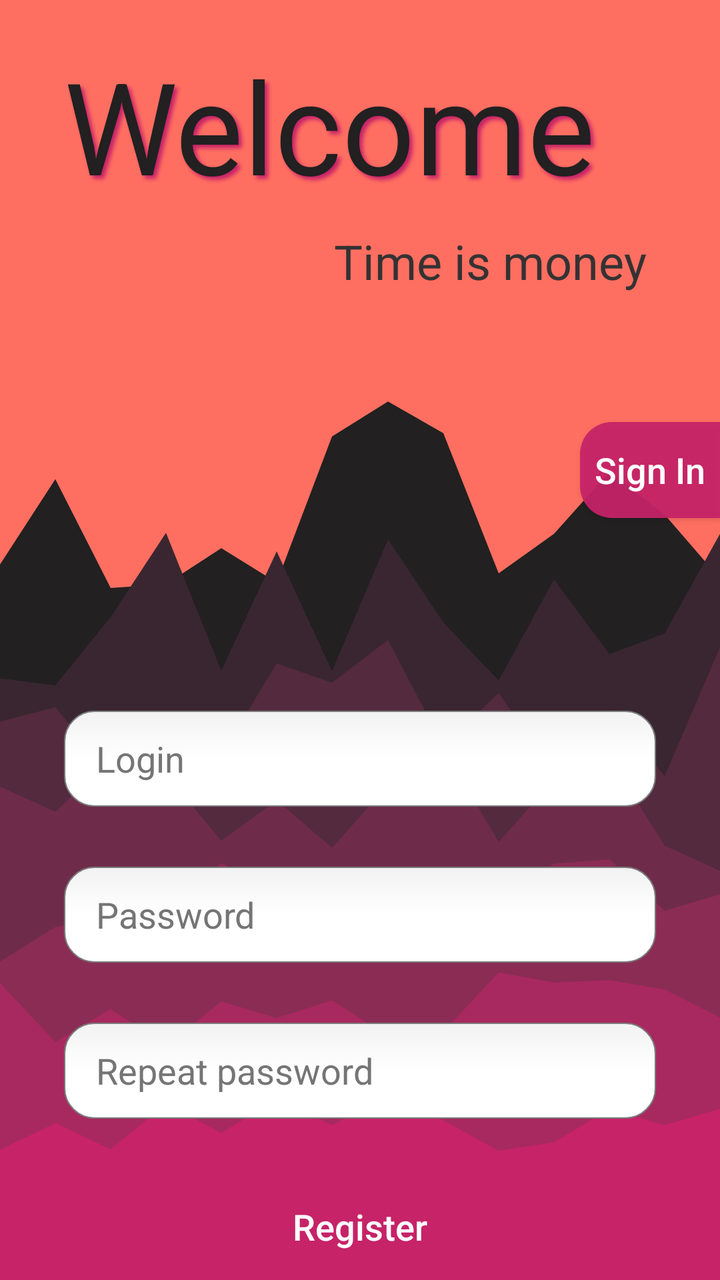
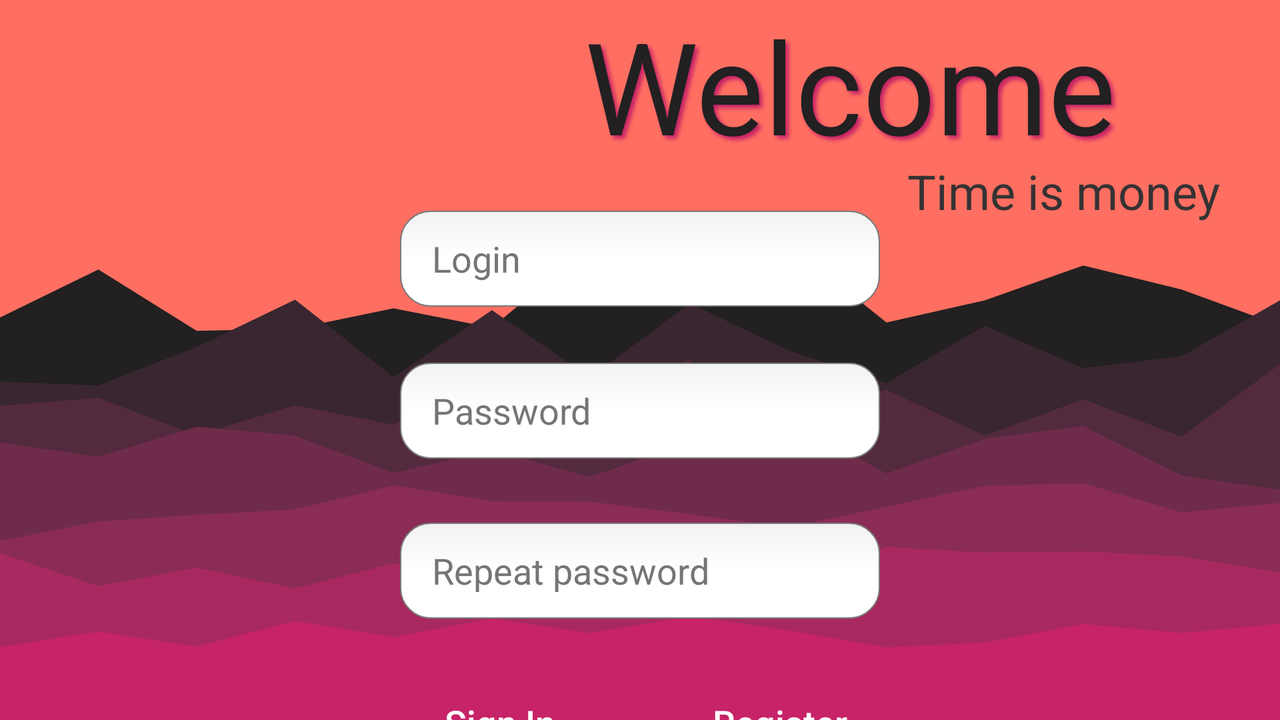

Two renders of one Android screen. The first uses the default layout on a phone; the second uses the alternative layout the repository ships for a different screen configuration, on a matching device. The two XML files are below.
<!-- AndroidManifest.xml: application theme Theme.MyApplication -->
<!-- res/layout/fragment_register.xml -->
<?xml version="1.0" encoding="utf-8"?>
<FrameLayout xmlns:android="http://schemas.android.com/apk/res/android"
    xmlns:tools="http://schemas.android.com/tools"
    android:layout_width="match_parent"
    android:layout_height="match_parent"
    xmlns:app="http://schemas.android.com/apk/res-auto"
    android:background="@drawable/bc_pic"
    tools:context=".fragments.autoFragment.RegisterFragment">

    <androidx.constraintlayout.widget.ConstraintLayout
        android:id="@+id/margin"
        android:layout_width="match_parent"
        android:layout_height="match_parent">

        <TextView
            android:id="@+id/Welcome"
            android:layout_width="match_parent"
            android:layout_height="wrap_content"
            android:layout_marginStart="32dp"
            android:layout_marginTop="20dp"
            android:elevation="5dp"
            android:gravity="top"
            android:shadowColor="@color/color_highlight"
            android:shadowDx="5"
            android:shadowDy="5"
            android:shadowRadius="5"
            android:text="@string/welcome"
            android:textColor="@color/primary_color"
            android:textSize="64sp"
            app:layout_constraintEnd_toEndOf="parent"
            app:layout_constraintStart_toStartOf="parent"
            app:layout_constraintTop_toTopOf="parent" />

        <EditText
            android:id="@+id/login"
            android:layout_width="0dp"
            android:layout_height="wrap_content"
            android:layout_marginStart="32dp"
            android:layout_marginTop="250dp"
            android:layout_marginEnd="32dp"
            android:autofillHints=""
            android:background="@drawable/text_input_round"
            android:ems="10"
            android:hint="@string/login_hint"
            android:inputType="textPersonName"
            android:minHeight="48dp"
            android:textColor="@color/primary_color"
            android:textColorHighlight="@color/color_highlight"
            android:textColorHint="@color/input_color"
            android:textColorLink="@color/color_highlight"
            app:layout_constraintEnd_toEndOf="parent"
            app:layout_constraintStart_toStartOf="parent"
            app:layout_constraintTop_toBottomOf="@+id/Welcome" />

        <EditText
            android:id="@+id/password"
            android:layout_width="match_parent"
            android:layout_height="wrap_content"
            android:layout_marginStart="32dp"
            android:layout_marginTop="30dp"
            android:layout_marginEnd="32dp"
            android:autofillHints=""
            android:background="@drawable/text_input_round"
            android:ems="10"
            android:hint="@string/password_hint"
            android:inputType="textPassword"
            android:minHeight="48dp"
            android:textColor="@color/primary_color"
            android:textColorHighlight="@color/color_highlight"
            android:textColorHint="@color/input_color"
            android:textColorLink="@color/color_highlight"
            app:layout_constraintEnd_toEndOf="parent"
            app:layout_constraintStart_toStartOf="parent"
            app:layout_constraintTop_toBottomOf="@+id/login" />

        <EditText
            android:id="@+id/repeat_password"
            android:layout_width="match_parent"
            android:layout_height="wrap_content"
            android:layout_marginStart="32dp"
            android:layout_marginTop="30dp"
            android:layout_marginEnd="32dp"
            android:autofillHints=""
            android:background="@drawable/text_input_round"
            android:ems="10"
            android:hint="@string/repeat_password_hint"
            android:inputType="textPassword"
            android:minHeight="48dp"
            android:textColor="@color/primary_color"
            android:textColorHighlight="@color/color_highlight"
            android:textColorHint="@color/input_color"
            android:textColorLink="@color/color_highlight"
            app:layout_constraintEnd_toEndOf="parent"
            app:layout_constraintHorizontal_bias="0.0"
            app:layout_constraintStart_toStartOf="parent"
            app:layout_constraintTop_toBottomOf="@+id/password" />

        <androidx.appcompat.widget.AppCompatButton
            android:id="@+id/register_button"
            android:layout_width="match_parent"
            android:layout_height="wrap_content"
            android:layout_marginStart="64dp"
            android:layout_marginTop="30dp"
            android:layout_marginEnd="64dp"
            android:background="@drawable/round_button"
            android:backgroundTint="@color/secondary_color"
            android:text="@string/register_button"
            android:textAllCaps="false"
            android:textColor="@color/white"
            android:textSize="18sp"
            app:layout_constraintEnd_toEndOf="parent"
            app:layout_constraintHorizontal_bias="0.0"
            app:layout_constraintStart_toStartOf="parent"
            app:layout_constraintTop_toBottomOf="@+id/repeat_password" />

        <TextView
            android:id="@+id/subtitle"
            android:layout_width="wrap_content"
            android:layout_height="wrap_content"
            android:layout_marginStart="130dp"
            android:layout_marginBottom="200dp"
            android:text="@string/Login_form_subtitle"
            android:textColor="@color/sub_primary_color"
            android:textSize="24sp"
            app:layout_constraintBottom_toTopOf="@+id/login"
            app:layout_constraintEnd_toEndOf="parent"
            app:layout_constraintStart_toStartOf="parent"
            app:layout_constraintTop_toBottomOf="@+id/Welcome" />

        <androidx.appcompat.widget.AppCompatButton
            android:id="@+id/to_sign_in_button"
            android:layout_width="0dp"
            android:layout_height="wrap_content"
            android:layout_marginStart="290dp"
            android:layout_marginBottom="32dp"
            android:background="@drawable/round_button_left"
            android:backgroundTint="@color/color_highlight"
            android:text="@string/login_form_button"
            android:textAllCaps="false"
            android:textColor="@color/white"
            android:textSize="18sp"
            app:layout_constraintBottom_toTopOf="@+id/login"
            app:layout_constraintEnd_toEndOf="parent"
            app:layout_constraintStart_toStartOf="parent"
            app:layout_constraintTop_toBottomOf="@+id/subtitle" />

    </androidx.constraintlayout.widget.ConstraintLayout>

</FrameLayout>
<!-- resources referenced by this layout -->
<resources>
  <color name="color_highlight">#C62368</color>
  <color name="input_color">#757575</color>
  <color name="primary_color">#222021</color>
  <color name="secondary_color">#FF6F61</color>
  <color name="sub_primary_color">#353233</color>
  <color name="white">#FFFFFFFF</color>
  <!-- drawable round_button_left (drawable) -->
  <?xml version="1.0" encoding="utf-8"?>
  <shape xmlns:android="http://schemas.android.com/apk/res/android"
      android:shape="rectangle">
      <solid android:color="#eeffffff" />
      <corners
          android:bottomLeftRadius="16dp"
          android:topLeftRadius="16dp"/>
  </shape>
  <!-- drawable text_input_round (drawable) -->
  <?xml version="1.0" encoding="utf-8"?>
  <selector xmlns:android="http://schemas.android.com/apk/res/android">
  
      <item android:state_pressed="true" android:state_focused="true">
          <shape>
              <solid android:color="@color/secondary_color"/>
              <stroke
                  android:width="2.3dp"
                  android:color="@color/secondary_color" />
              <corners
                  android:radius="15dp" />
          </shape>
      </item>
  
      <item android:state_pressed="true" android:state_focused="false">
          <shape>
              <solid android:color="@color/secondary_color"/>
              <stroke
                  android:width="2.3dp"
                  android:color="@color/secondary_color" />
              <corners
                  android:radius="15dp" />
          </shape>
      </item>
  
      <item android:state_pressed="false" android:state_focused="true">
          <shape>
              <solid android:color="@color/white"/>
              <stroke
                  android:width="2.3dp"
                  android:color="@color/secondary_color" />
              <corners
                  android:radius="15dp" />
          </shape>
      </item>
  
      <item android:state_pressed="false" android:state_focused="false">
          <shape>
              <gradient
                  android:startColor="#F2F2F2"
                  android:centerColor="@color/white"
                  android:endColor="@color/white"
                  android:angle="270"
                  />
              <stroke
                  android:width="0.7dp"
                  android:color="@color/not_active" />
              <corners
                  android:radius="15dp" />
          </shape>
      </item>
  
      <item android:state_enabled="true">
          <shape>
              <padding
                  android:left="16dp"
                  android:top="4dp"
                  android:right="16dp"
                  android:bottom="4dp"
                  />
          </shape>
      </item>
  
  </selector>
  <string name="Login_form_subtitle">Time is money</string>
  <string name="login_form_button">Sign In</string>
  <string name="login_hint">Login</string>
  <string name="password_hint">Password</string>
  <string name="register_button">Register</string>
  <string name="repeat_password_hint">Repeat password</string>
  <string name="welcome">Welcome</string>
  <style name="Theme.MyApplication" parent="Theme.MaterialComponents.DayNight.DarkActionBar">
          
          <item name="colorPrimary">@color/purple_500</item>
          <item name="colorPrimaryVariant">@color/purple_700</item>
          <item name="colorOnPrimary">@color/white</item>
          
          <item name="colorSecondary">@color/teal_200</item>
          <item name="colorSecondaryVariant">@color/teal_700</item>
          <item name="colorOnSecondary">@color/black</item>
          
          <item name="android:statusBarColor" tools:targetApi="l">?attr/colorPrimaryVariant</item>
          
          <item name="windowNoTitle">true</item>
          <item name="windowActionBar">false</item>
          <item name="android:windowFullscreen">true</item>
      </style>
  <color name="not_active">#7A7A7A</color>
  <color name="purple_500">#FF6200EE</color>
  <color name="purple_700">#FF3700B3</color>
  <color name="teal_200">#FF03DAC5</color>
  <color name="teal_700">#FF018786</color>
  <color name="black">#FF000000</color>
</resources>
<!-- res/layout-land/fragment_register.xml (the repository's variant of the layout above) -->
<!-- drawn on the phone turned sideways -->
<?xml version="1.0" encoding="utf-8"?>
<FrameLayout xmlns:android="http://schemas.android.com/apk/res/android"
    xmlns:tools="http://schemas.android.com/tools"
    android:layout_width="match_parent"
    android:layout_height="match_parent"
    xmlns:app="http://schemas.android.com/apk/res-auto"
    android:background="@drawable/bc_pic"
    tools:context=".fragments.autoFragment.RegisterFragment">

    <androidx.constraintlayout.widget.ConstraintLayout
        android:id="@+id/margin"
        android:layout_width="match_parent"
        android:layout_height="match_parent">

        <TextView
            android:id="@+id/Welcome"
            android:layout_width="match_parent"
            android:layout_height="wrap_content"
            android:layout_marginEnd="32dp"
            android:elevation="5dp"
            android:gravity="top|end"
            android:paddingLeft="50dp"
            android:paddingRight="50dp"
            android:shadowColor="@color/color_highlight"
            android:shadowDx="5"
            android:shadowDy="5"
            android:shadowRadius="5"
            android:text="@string/welcome"
            android:textColor="@color/primary_color"
            android:textSize="64sp"
            app:layout_constraintEnd_toEndOf="parent"
            app:layout_constraintStart_toStartOf="parent"
            app:layout_constraintTop_toTopOf="parent" />

        <EditText
            android:id="@+id/login"
            android:layout_width="0dp"
            android:layout_height="wrap_content"
            android:layout_marginStart="200dp"
            android:layout_marginTop="20dp"
            android:layout_marginEnd="200dp"
            android:autofillHints=""
            android:background="@drawable/text_input_round"
            android:ems="10"
            android:hint="@string/login_hint"
            android:inputType="textPersonName"
            android:minHeight="48dp"
            android:textColor="@color/primary_color"
            android:textColorHighlight="@color/color_highlight"
            android:textColorHint="@color/input_color"
            android:textColorLink="@color/color_highlight"
            app:layout_constraintEnd_toEndOf="parent"
            app:layout_constraintHorizontal_bias="0.0"
            app:layout_constraintStart_toStartOf="parent"
            app:layout_constraintTop_toBottomOf="@+id/Welcome" />

        <EditText
            android:id="@+id/repeat_password"
            android:layout_width="match_parent"
            android:layout_height="wrap_content"
            android:layout_marginStart="200dp"
            android:layout_marginTop="32dp"
            android:layout_marginEnd="200dp"
            android:autofillHints=""
            android:background="@drawable/text_input_round"
            android:ems="10"
            android:hint="@string/repeat_password_hint"
            android:inputType="textPassword"
            android:minHeight="48dp"
            android:textColor="@color/primary_color"
            android:textColorHighlight="@color/color_highlight"
            android:textColorHint="@color/input_color"
            android:textColorLink="@color/color_highlight"
            app:layout_constraintEnd_toEndOf="parent"
            app:layout_constraintHorizontal_bias="0.0"
            app:layout_constraintStart_toStartOf="parent"
            app:layout_constraintTop_toBottomOf="@+id/password" />

        <androidx.appcompat.widget.AppCompatButton
            android:id="@+id/register_button"
            android:layout_width="0dp"
            android:layout_height="wrap_content"
            android:layout_marginStart="20dp"
            android:layout_marginTop="28dp"
            android:layout_marginEnd="200dp"
            android:background="@drawable/round_button"
            android:backgroundTint="@color/secondary_color"
            android:text="@string/register_button"
            android:textAllCaps="false"
            android:textColor="@color/white"
            android:textSize="18sp"
            app:layout_constraintEnd_toEndOf="parent"
            app:layout_constraintStart_toEndOf="@+id/to_sign_in_button"
            app:layout_constraintTop_toBottomOf="@+id/repeat_password" />

        <androidx.appcompat.widget.AppCompatButton
            android:id="@+id/to_sign_in_button"
            android:layout_width="0dp"
            android:layout_height="wrap_content"
            android:layout_marginStart="200dp"
            android:layout_marginTop="28dp"
            android:layout_marginEnd="20dp"
            android:background="@drawable/round_button"
            android:backgroundTint="@color/primary_color"
            android:text="@string/login_form_button"
            android:textAllCaps="false"
            android:textColor="@color/white"
            android:textSize="18sp"
            app:layout_constraintEnd_toStartOf="@+id/register_button"
            app:layout_constraintStart_toStartOf="parent"
            app:layout_constraintTop_toBottomOf="@+id/repeat_password" />

        <EditText
            android:id="@+id/password"
            android:layout_width="match_parent"
            android:layout_height="wrap_content"
            android:layout_marginStart="200dp"
            android:layout_marginTop="28dp"
            android:layout_marginEnd="200dp"
            android:autofillHints=""
            android:background="@drawable/text_input_round"
            android:ems="10"
            android:hint="@string/password_hint"
            android:inputType="textPassword"
            android:minHeight="48dp"
            android:textColor="@color/primary_color"
            android:textColorHighlight="@color/color_highlight"
            android:textColorHint="@color/input_color"
            android:textColorLink="@color/color_highlight"
            app:layout_constraintEnd_toEndOf="parent"
            app:layout_constraintHorizontal_bias="0.0"
            app:layout_constraintStart_toStartOf="parent"
            app:layout_constraintTop_toBottomOf="@+id/login" />

        <TextView
            android:id="@+id/subtitle"
            android:layout_width="wrap_content"
            android:layout_height="wrap_content"
            android:layout_marginEnd="30dp"
            android:text="@string/Login_form_subtitle"
            android:textColor="@color/sub_primary_color"
            android:textSize="24sp"
            app:layout_constraintBottom_toTopOf="@+id/login"
            app:layout_constraintEnd_toEndOf="parent"
            app:layout_constraintTop_toBottomOf="@+id/Welcome"  />

    </androidx.constraintlayout.widget.ConstraintLayout>

</FrameLayout>
<!-- resources referenced by the variant -->
<!-- as the phone turned sideways resolves them -->
<resources>
  <color name="color_highlight">#C62368</color>
  <color name="input_color">#757575</color>
  <color name="primary_color">#222021</color>
  <color name="secondary_color">#FF6F61</color>
  <color name="sub_primary_color">#353233</color>
  <color name="white">#FFFFFFFF</color>
  <!-- drawable bc_pic: vector/xml drawable (drawable, 2453 chars, omitted) -->
  <!-- drawable text_input_round (drawable) -->
  <?xml version="1.0" encoding="utf-8"?>
  <selector xmlns:android="http://schemas.android.com/apk/res/android">
  
      <item android:state_pressed="true" android:state_focused="true">
          <shape>
              <solid android:color="@color/secondary_color"/>
              <stroke
                  android:width="2.3dp"
                  android:color="@color/secondary_color" />
              <corners
                  android:radius="15dp" />
          </shape>
      </item>
  
      <item android:state_pressed="true" android:state_focused="false">
          <shape>
              <solid android:color="@color/secondary_color"/>
              <stroke
                  android:width="2.3dp"
                  android:color="@color/secondary_color" />
              <corners
                  android:radius="15dp" />
          </shape>
      </item>
  
      <item android:state_pressed="false" android:state_focused="true">
          <shape>
              <solid android:color="@color/white"/>
              <stroke
                  android:width="2.3dp"
                  android:color="@color/secondary_color" />
              <corners
                  android:radius="15dp" />
          </shape>
      </item>
  
      <item android:state_pressed="false" android:state_focused="false">
          <shape>
              <gradient
                  android:startColor="#F2F2F2"
                  android:centerColor="@color/white"
                  android:endColor="@color/white"
                  android:angle="270"
                  />
              <stroke
                  android:width="0.7dp"
                  android:color="@color/not_active" />
              <corners
                  android:radius="15dp" />
          </shape>
      </item>
  
      <item android:state_enabled="true">
          <shape>
              <padding
                  android:left="16dp"
                  android:top="4dp"
                  android:right="16dp"
                  android:bottom="4dp"
                  />
          </shape>
      </item>
  
  </selector>
  <string name="Login_form_subtitle">Time is money</string>
  <string name="login_form_button">Sign In</string>
  <string name="login_hint">Login</string>
  <string name="password_hint">Password</string>
  <string name="register_button">Register</string>
  <string name="repeat_password_hint">Repeat password</string>
  <string name="welcome">Welcome</string>
  <style name="Theme.MyApplication" parent="Theme.MaterialComponents.DayNight.DarkActionBar">
          
          <item name="colorPrimary">@color/purple_500</item>
          <item name="colorPrimaryVariant">@color/purple_700</item>
          <item name="colorOnPrimary">@color/white</item>
          
          <item name="colorSecondary">@color/teal_200</item>
          <item name="colorSecondaryVariant">@color/teal_700</item>
          <item name="colorOnSecondary">@color/black</item>
          
          <item name="android:statusBarColor" tools:targetApi="l">?attr/colorPrimaryVariant</item>
          
          <item name="windowNoTitle">true</item>
          <item name="windowActionBar">false</item>
          <item name="android:windowFullscreen">true</item>
      </style>
  <color name="not_active">#7A7A7A</color>
  <color name="purple_500">#FF6200EE</color>
  <color name="purple_700">#FF3700B3</color>
  <color name="teal_200">#FF03DAC5</color>
  <color name="teal_700">#FF018786</color>
  <color name="black">#FF000000</color>
</resources>
